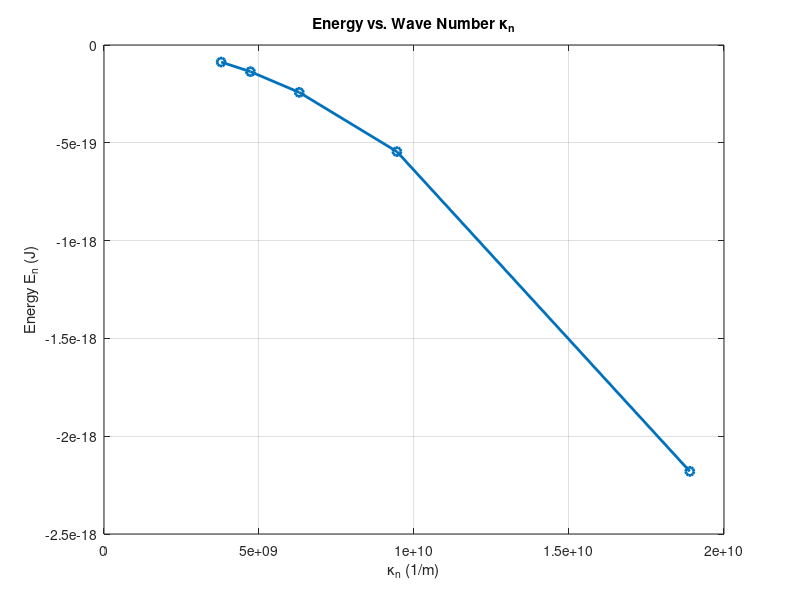

MATLAB code for this plot:
clc; clear; close all;

% Constants
hbar = 1.0545718e-34;
m = 9.10938356e-31;
e = 1.602176634e-19;
eps0 = 8.854187817e-12;
A = e^2 / (4 * pi * eps0);

% Quantum numbers
n_values = 1:5;

% Compute wave numbers and energies
kappa = m * A ./ (hbar^2 * n_values);
energy = -m * A^2 ./ (2 * hbar^2 * n_values.^2);

% Plot energy vs wave number
figure;
plot(kappa, energy, 'o-', 'LineWidth', 2);
title('Energy vs. Wave Number \kappa_n');
xlabel('\kappa_n (1/m)'); ylabel('Energy E_n (J)');
grid on;